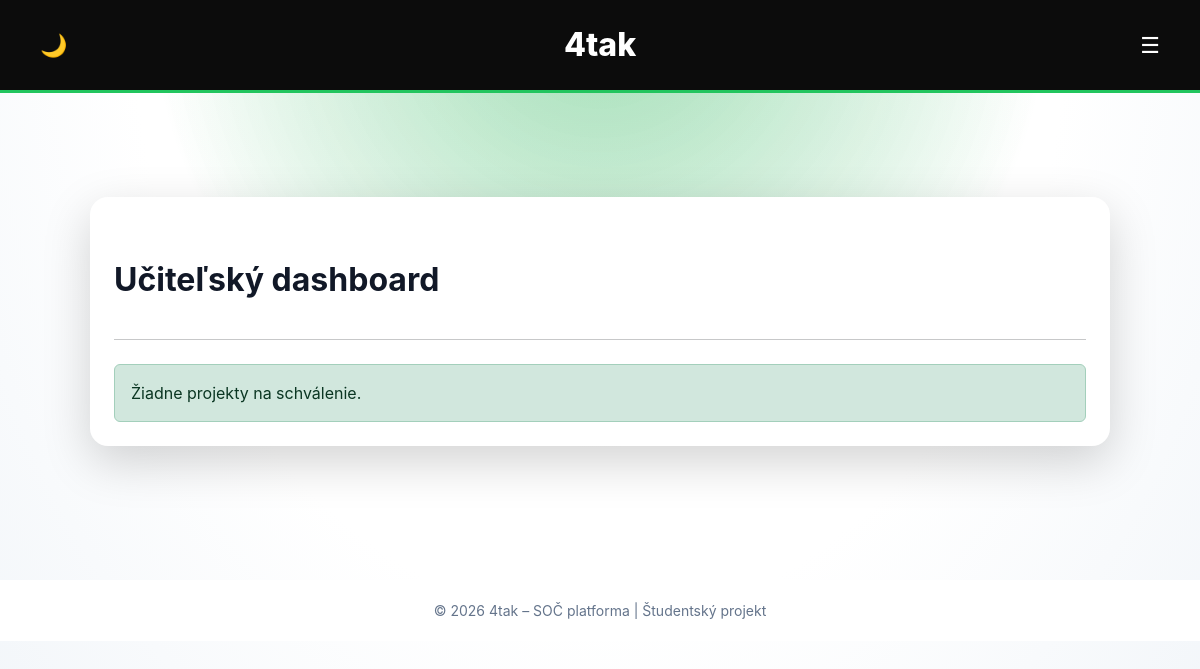
The app's page /teacher-dashboard/ (signed in), older data.
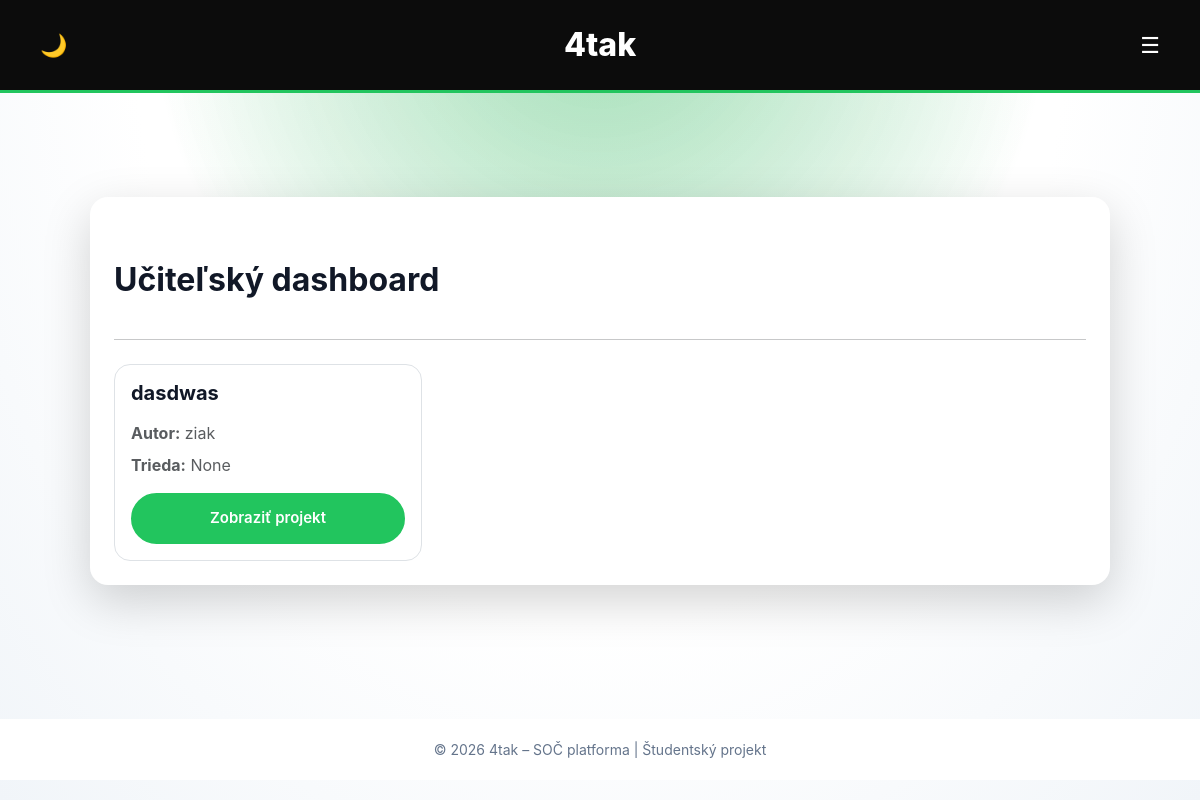
The same page, newer data.
### projects/models.py (models this page shows, shortened)
class Project(models.Model):
    PROJECT_TYPE_CHOICES = [
        ('web', 'Webová aplikácia'),
        ('physical', 'Fyzická práca'),
    ]
    DIFFICULTY_CHOICES = [
        (1, 'Veľmi ľahká'),
        (2, 'Ľahká'),
        (3, 'Stredná'),
        (4, 'Ťažká'),
        (5, 'Veľmi ťažká'),
    ]
    CLASS_CHOICES = [
        ('4AT', '4AT'),
        ('4AS', '4AS'),
        ('4AM', '4AM'),
        ('4AI', '4AI'),
        ('4BI', '4BI'),
        ('4CI', '4CI'),
        ('4AE', '4AE'),
        ('3AT', '3AT'),
        ('3AS', '3AS'),
        ('3AM', '3AM'),
        ('3AI', '3AI'),
        ('3BI', '3BI'),
        ('3CI', '3CI'),
        ('3AE', '3AE'),
    ]
    mentor = models.ForeignKey(
        User,
        on_delete=models.SET_NULL,
        null=True,
        blank=True,
        related_name='mentored_projects'
    )
    title = models.CharField(max_length=200)
    functionality = models.TextField()
    project_type = models.CharField(
        max_length=10,
        choices=PROJECT_TYPE_CHOICES
    )
    difficulty = models.IntegerField(
    choices=DIFFICULTY_CHOICES
    )
    school_class = models.CharField(
        max_length=3,
        choices=CLASS_CHOICES,
        blank=True,
        null=True
    )
    image = models.ImageField(
        upload_to='projects/images/',
        blank=True,
        null=True
    )
    documentation_pdf = models.FileField(
        upload_to='projects/pdfs/',
        blank=True,
        null=True
    )
    video_url = models.URLField(blank=True, null=True)
    author = models.ForeignKey(User, on_delete=models.CASCADE)
    created_at = models.DateTimeField(auto_now_add=True)
    approved = models.BooleanField(default=False)

### projects/views.py (the view)
# urls.py: path('teacher-dashboard/', views.teacher_dashboard, name='teacher_dashboard'),
@login_required
def teacher_dashboard(request):
    if request.user.profile.role not in ['teacher', 'admin']:
        return redirect('project_list')
    if request.user.profile.role == 'teacher':
        pending_projects = Project.objects.filter(
            mentor=request.user,
            approved=False
        )
    else:
        pending_projects = Project.objects.filter(
            approved=False
        )
    return render(request, 'projects/teacher_dashboard.html', {
        'pending_projects': pending_projects,
    })

### projects/templates/projects/teacher_dashboard.html
{% extends "projects/base.html" %}
{% block content %}
<div class="container py-4">
    <div class="card shadow-lg border-0 p-4">
        <div class="d-flex justify-content-between align-items-center mb-4">
            <h2 class="mb-0">Učiteľský dashboard</h2>
        </div>
        <hr class="mb-4">
        <div class="row g-4">
            {% for project in pending_projects %}
            <div class="col-md-6 col-lg-4">
                <div class="border rounded-4 p-3 h-100 d-flex flex-column">
                    <h5 class="fw-bold mb-3">
                        {{ project.title }}
                    </h5>
                    <div class="text-muted mb-2">
                        <strong>Autor:</strong> {{ project.author.username }}
                    </div>
                    <div class="text-muted mb-3">
                        <strong>Trieda:</strong> {{ project.school_class }}
                    </div>
                    <div class="mt-auto">
                        <a href="{% url 'project_detail' project.pk %}"
                           class="btn btn-success w-100">
                            Zobraziť projekt
                        </a>
                    </div>
                </div>
            </div>
            {% empty %}
                <div class="col-12">
                    <div class="alert alert-success mb-0">
                        Žiadne projekty na schválenie.
                    </div>
                </div>
            {% endfor %}
        </div>
    </div>
</div>
{% endblock %}

Row changes from the older to the newer data that the page shows:
added Project: title "dasdwas", author.username "ziak", school_class "None"
Text that changed along with them:
text no longer shown: "Žiadne projekty na schválenie."
